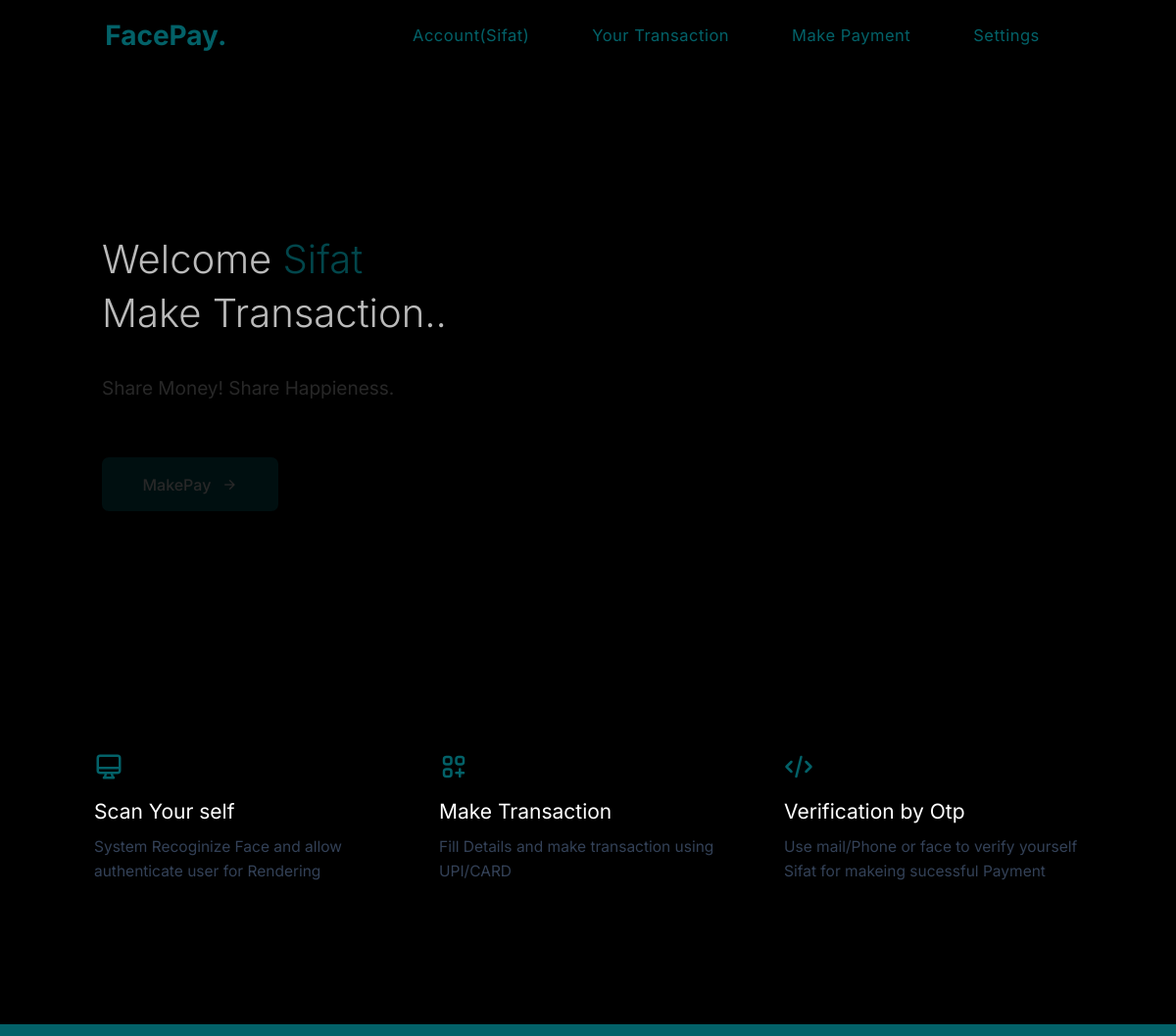
Page /greeting/1/ on the earlier database version.
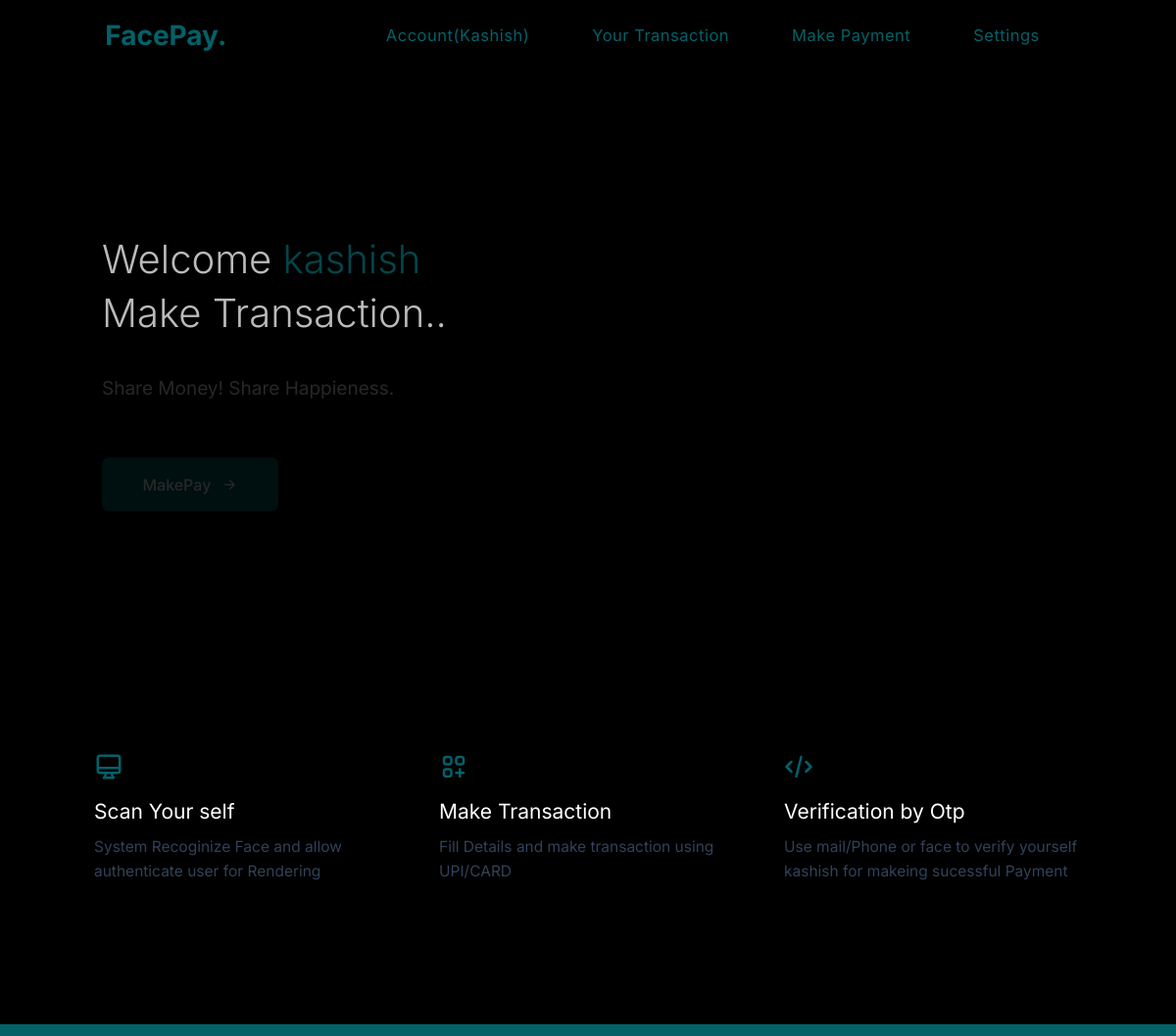
Same page on the later database version.
### Face_Detection/models.py (models this page shows, shortened)
class UserProfile(models.Model):
    face_id = models.IntegerField(primary_key=True)
    name = models.CharField(max_length=50)
    address = models.CharField(max_length = 100)
    phone = models.CharField(max_length =  10)
    email = models.CharField(max_length = 20)
    image = models.ImageField(upload_to='profile_image', blank=True)

### Face_Detection/views.py (the view)
# urls.py: path('greeting/<face_id>/',Greeting,name='greeting')
def Greeting(request,face_id):
    face_id = int(face_id)
    context ={
        'user' : UserProfile.objects.get(face_id = face_id)
    }
    return render(request,'faceDetection/greeting.html',context=context)

### templates/faceDetection/greeting.html (shortened to what this page needs)
<!DOCTYPE html>
<html lang="en">
  <head>
    <link
      href="https://cdn.jsdelivr.net/npm/remixicon@2.5.0/fonts/remixicon.css"
      rel="stylesheet"
    />
    <link href="https://unpkg.com/aos@2.3.1/dist/aos.css" rel="stylesheet" />
  </head>
  <body>
    <header class="container header">
      <nav class="nav">
        <div class="logo">
          <h2>FacePay.</h2>
        </div>
        <div class="nav_menu" id="nav_menu">
          <ul class="nav_menu_list">
            <li class="nav_menu_item">
              <a href="#" class="nav_menu_link">Account({{user.name}})</a>
            </li>
            <li class="nav_menu_item">
              <a href="#" class="nav_menu_link">Your Transaction</a>
            </li>
            <li class="nav_menu_item">
              <a href="#" class="nav_menu_link">Make Payment</a>
            </li>
            <li class="nav_menu_item">
              <a href="#" class="nav_menu_link">Settings</a>
            </li>
          </ul>
        </div>
      </nav>
    </header>
    <section class="wrapper">
      <div class="container">
        <div class="grid-cols-2">
          <div class="grid-item-1">
            <h1 class="main-heading">
              Welcome  <span>{{ user.name }}</span>
              <br />
              Make Transaction..
            </h1>
            <p class="info-text">
              Share Money! Share Happieness.
            </p>
            <div class="btn_wrapper">
              <button class="btn view_more_btn">
                MakePay <i class="ri-arrow-right-line"></i>
              </button>
            </div>
          </div>
          <div class="grid-item-2">
            <div class="team_img_wrapper">
            </div>
          </div>
        </div>
      </div>
    </section>
    <section class="wrapper">
      <div class="container" data-aos="fade-up" data-aos-duration="1000">
        <div class="grid-cols-3">
          <div class="grid-col-item">
            <div class="icon">
              <svg
                xmlns="http://www.w3.org/2000/svg"
                fill="none"
                viewBox="0 0 24 24"
                stroke="currentColor"
              >
                <path
                  stroke-linecap="round"
                  stroke-linejoin="round"
                  stroke-width="2"
                  d="M9.75 17L9 20l-1 1h8l-1-1-.75-3M3 13h18M5 17h14a2 2 0 002-2V5a2 2 0 00-2-2H5a2 2 0 00-2 2v10a2 2 0 002 2z"
                />
              </svg>
            </div>
            <div class="featured_info">
              <span>Scan Your self</span>
              <p>
                System Recoginize Face and allow authenticate user for Rendering
              </p>
            </div>
          </div>
          <div class="grid-col-item">
            <div class="icon">
            </div>
            <div class="featured_info">
              <span>Make Transaction</span>
              <p>
                Fill Details and make transaction using UPI/CARD
              </p>
            </div>
          </div>
          <div class="grid-col-item">
            <div class="icon">
              <svg
                xmlns="http://www.w3.org/2000/svg"
                fill="none"
                viewBox="0 0 24 24"
                stroke="currentColor"
              >
                <path
                  stroke-linecap="round"
                  stroke-linejoin="round"
                  stroke-width="2"
                  d="M10 20l4-16m4 4l4 4-4 4M6 16l-4-4 4-4"
                />
              </svg>
            </div>
            <div class="featured_info">
              <span>Verification by Otp</span>
              <p>
                Use mail/Phone or face to verify yourself {{user.name}} for makeing sucessful Payment
              </p>
            </div>
          </div>
        </div>
      </div>
    </section>
    <footer></footer>
  </body>
</html>

### templates/faceDetection/greeting.html (style rules this page uses)
* { margin: 0; padding: 0; box-sizing: border-box; font-family: "Inter", sans-serif; }
*, *::before, *::after { box-sizing: border-box; }
:root { --primary-color: #036168; --link-color: #036168; --btn-hover-color: white; --lg-heading: white; --text-content: white; --fixed-header-height: 4.5rem; }
body { width: 100%; height: 100vh; overflow-x: hidden; background-color:black; transition: .2s; }
ul li { list-style-type: none; }
a { text-decoration: none; }
button { background-color: transparent; border: none; outline: none; cursor: pointer; }
.container { width: 100%; }
@media screen and (min-width: 1040px) { .container { width: 1040px; margin: 0 auto; } }
.header { height: var(--fixed-header-height); padding: 0 1.7rem; }
.nav { width: 100%; height: 100%; display: flex; align-items: center; justify-content: space-between; }
.logo h2 { font-size: 28px; color: var(--primary-color); }
.nav_menu_list { display: flex; align-items: center; }
.nav_menu_list .nav_menu_item { margin: 0 2rem; }
.nav_menu_item .nav_menu_link { font-size: 16.5px; line-height: 27px; color: var(--link-color); text-transform: capitalize; letter-spacing: 0.5px; }
.nav_menu, .close_btn { display: none; }
.wrapper { width: 100%; padding-left: 1.7rem; padding-right: 1.7rem; padding-top: 5rem; margin-bottom: 5rem; }
.grid-cols-2 { width: 100%; height: 100%; display: grid; grid-template-columns: repeat(2, 1fr); gap: 4rem; }
.grid-item-1 { padding-top: 5rem; padding-left: 1.5rem; }
.main-heading { font-weight: 300; font-size: 40px; line-height: 55px; color: #fff; }
.main-heading span { color: var(--primary-color); }
.info-text { margin-top: 1.5rem; font-size: 19px; line-height: 28px; color:white; }
.btn_wrapper { margin-top: 3.5rem; display: flex; width: 100%; }
.btn { width: 110px; height: 50px; background-color: var(--primary-color); display: block; font-size: 16px; color: #fff; text-transform: capitalize; border-radius: 7px; letter-spacing: 1px; transition: 0.4s; }
.view_more_btn { width: 180px; height: 55px; display: flex; align-items: center; justify-content: center; font-size: 16px; letter-spacing: 0; color: #fff; font-weight: 500; margin-right: 10px; box-shadow: 0 0.5rem 1.5rem rgba(22, 28, 45, 0.1); }
.view_more_btn i { margin-left: 0.7rem; }
.grid-item-2 { width: 100%; height: 100%; }
.team_img_wrapper { width: 500px; max-width: 100%; height: 440px; }
.grid-cols-3 { width: 100%; height: 100%; display: grid; grid-template-columns: repeat(3, 1fr); column-gap: 3rem; row-gap: 2rem; padding: 1rem; }
.grid-col-item { height: 100%; }
.icon { width: 100%; line-height: 40px; }
.icon svg { width: 30px; height: 30px; color: #036168; }
.featured_info { width: 100%; }
.featured_info span { width: 100%; display: block; font-size: 21px; line-height: 33px; color: var(--lg-heading); }
.featured_info p { display: block; width: 100%; margin-top: 7px; font-weight: 400; color: #334157; line-height: 25px; font-size: 15.5px; }
footer { width: 100%; background-color: var(--primary-color); height: 12px; margin-top: 8rem; }
@media screen and (min-width: 768px) { .nav_menu { display: block; } }

Differences in the rows shown:
changed UserProfile: name "Sifat" → "Kashish"; name "Sifat" → "kashish"
